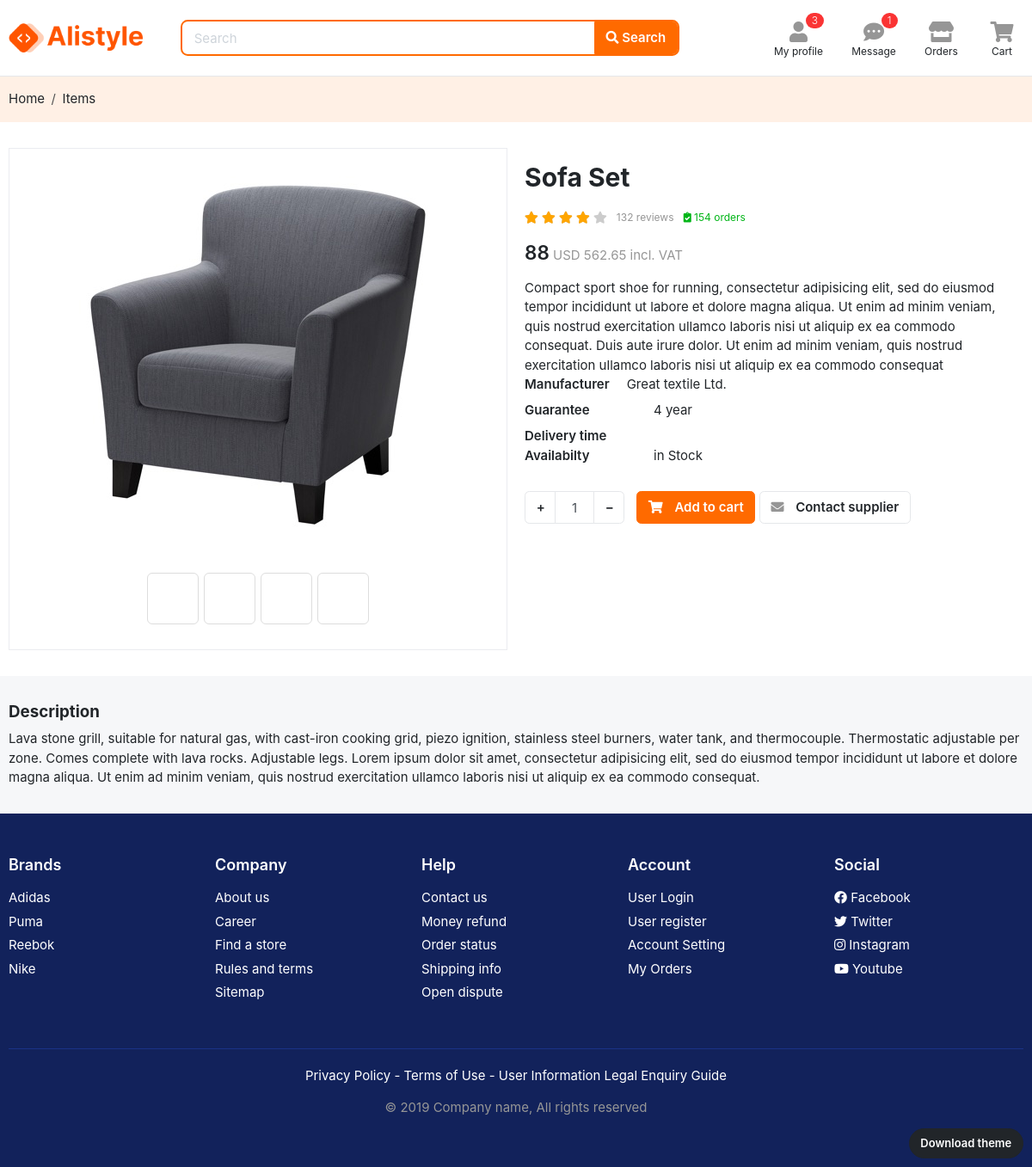
/store/home-and-kitchen/kitchen-furniture/sofa-set/, run on the app's committed database.
### app_product_store/models.py (models this page shows, shortened)
class Product(models.Model):
    product_name = models.CharField(max_length=255,unique=True)
    slug = models.SlugField(unique=True)
    image = models.ImageField(upload_to="photos/app_product",blank=True)
    brand = models.ForeignKey(Brand,on_delete=models.CASCADE)
    category = models.ForeignKey(Category,on_delete=models.CASCADE)
    stock = models.IntegerField()
    import_from = models.CharField(max_length=200)
    price = models.IntegerField()
    manufacture = models.CharField(max_length=255)
    is_available = models.BooleanField(default=True)
    offers = models.BooleanField(default=False)
    warrenty = models.IntegerField()
    offer_precentage = models.IntegerField()
    delivery_time = models.CharField(max_length=200,blank=True)
    img1 = models.ImageField(upload_to="photos/app_product",blank=True)
    img2 = models.ImageField(upload_to="photos/app_product",blank=True)
    img3 = models.ImageField(upload_to="photos/app_product",blank=True)
    img4 = models.ImageField(upload_to="photos/app_product",blank=True)
    desc = models.TextField()
    created_date = models.DateTimeField(auto_now_add=True)
    modified_date = models.DateTimeField(auto_now_add=True)

### app_product_store/views.py (the view)
# urls.py: path("<slug:brand_slug>/<slug:category_slug>/<slug:product_slug>/",views.product_details,name="product_details"),
def product_details(request, brand_slug, category_slug, product_slug):
    try:
        product_detail = get_object_or_404(Product, brand__slug = brand_slug, category__slug = category_slug, slug = product_slug)
    except Exception as e:
        raise e
    return render(request,"app_product_store/product_details.html",{
        "product_detail" : product_detail,
    })

### app_brands/context_processor.py (called while the page is built)
def menu_links_brand(request):
    links = Brand.objects.all()
    return dict(b_links = links)

### app_subcategory/context_processor.py (called while the page is built)
def menu_links(request):
    all_cat = Category.objects.all()
    links = Category.objects.all().filter(is_popular = True)[:3]
    return dict(links = links,all_cat = all_cat)

### templates/app_product_store/product_details.html (shortened to what this page needs)
{% extends "base.html" %}
{% load static %}
{% block content %}
<section class="py-3 bg-light">
    <div class="container">
      <ol class="breadcrumb">
          <li class="breadcrumb-item"><a href="{% url "home" %}">Home</a></li>
          <li class="breadcrumb-item"><a href="{% url "store" %}" aria-current="page">Items</li>
      </ol>
    </div>
  </section>
  <section class="section-content bg-white padding-y">
  <div class="container">
      <div class="row">
          <aside class="col-md-6">
  <div class="card">
  <article class="gallery-wrap">
      <div class="img-big-wrap">
        <div> <a href="#"><img src="{{product_detail.image.url}}"></a></div>
      </div>
      <div class="thumbs-wrap">
        {% if product_detail.img1 %}
        <a href="#" class="item-thumb"> <img src="{{product_detail.img1.url}}"></a>
        {% else %}
        <a href="#" class="item-thumb">
        {% endif %}
        {% if product_detail.img2 %}
        <a href="#" class="item-thumb"> <img src="{{product_detail.img2.url}}"></a>
        {% else %}
        <a href="#" class="item-thumb">
        {% endif %}
        {% if product_detail.img3 %}
        <a href="#" class="item-thumb"> <img src="{{product_detail.img3.url}}"></a>
        {% else %}
        <a href="#" class="item-thumb">
        {% endif %}
        {% if product_detail.img4 %}
        <a href="#" class="item-thumb"> <img src="{{product_detail.img4.url}}"></a>
        {% else %}
        <a href="#" class="item-thumb">
        {% endif %}
      </div>
  </article>
  </div>
          </aside>
          <main class="col-md-6">
  <article class="product-info-aside">
  <h2 class="title mt-3">{{product_detail.product_name}} </h2>
  <div class="rating-wrap my-3">
      <ul class="rating-stars">
          <li style="width:80%" class="stars-active">
              <i class="fa fa-star"></i> <i class="fa fa-star"></i>
              <i class="fa fa-star"></i> <i class="fa fa-star"></i>
          </li>
          <li>
              <i class="fa fa-star"></i> <i class="fa fa-star"></i>
              <i class="fa fa-star"></i> <i class="fa fa-star"></i>
              <i class="fa fa-star"></i>
          </li>
      </ul>
      <small class="label-rating text-muted">132 reviews</small>
      <small class="label-rating text-success"> <i class="fa fa-clipboard-check"></i> 154 orders </small>
  </div>
  <div class="mb-3">
      <var class="price h4">{{product_detail.price}}</var>
      <span class="text-muted">USD 562.65 incl. VAT</span>
  </div>
  <p>{{product_detail.desc}} </p>
  <dl class="row">
    <dt class="col-sm-3">Manufacturer</dt>
    <dd class="col-sm-9"><a href="#">{{product_detail.manufacture}}</a></dd>
    <dt class="col-sm-3">Guarantee</dt>
    <dd class="col-sm-9">{{product_detail.warrenty}} year</dd>
    <dt class="col-sm-3">Delivery time</dt>
    <dd class="col-sm-9">{{product_detail.delivery_time}}</dd>
    <dt class="col-sm-3">Availabilty</dt>
    {% if product_detail.stock <= 0  %}
    <dd class="col-sm-9">Out of stock</dd>
    {% else %}
    <dd class="col-sm-9">in Stock</dd>
    {% endif %}
  </dl>
      <div class="form-row  mt-4">
          <div class="form-group col-md flex-grow-0">
              <div class="input-group mb-3 input-spinner">
                <div class="input-group-prepend">
                  <button class="btn btn-light" type="button" id="button-plus"> + </button>
                </div>
                <input type="text" class="form-control" value="1">
                <div class="input-group-append">
                  <button class="btn btn-light" type="button" id="button-minus"> &minus; </button>
                </div>
              </div>
          </div>
          <div class="form-group col-md">
              <a href="{% url "add_cart" product_detail.id %}"  class="btn  btn-primary">
                  <i class="fas fa-shopping-cart"></i> <span class="text">Add to cart</span>
              </a>
              <a href="#" class="btn btn-light">
          <i class="fas fa-envelope"></i> <span class="text">Contact supplier</span>
              </a>
          </div>
      </div>
  </article>
          </main>
      </div>
  </div>
  </section>
  <section class="section-name padding-y bg">
  <div class="container">
  <div class="row">
      <div class="col-md-12">
          <h5 class="title-description">Description</h5>
          <p>
              Lava stone grill, suitable for natural gas, with cast-iron cooking grid, piezo ignition, stainless steel burners, water tank, and thermocouple. Thermostatic adjustable per zone. Comes complete with lava rocks. Adjustable legs. Lorem ipsum dolor sit amet, consectetur adipisicing elit, sed do eiusmod
              tempor incididunt ut labore et dolore magna aliqua. Ut enim ad minim veniam,
              quis nostrud exercitation ullamco laboris nisi ut aliquip ex ea commodo
              consequat.
          </p>
      </div>
      </div>
  </div>
  </section>
{% endblock content %}

### static/css/ui.css (style rules this page uses)
html { font-family:'Inter', sans-serif;font-size:15px }
.padding-y { padding-top:30px;padding-bottom:30px }
var { font-style:normal }
article:after,.form-group:after { display:block;clear:both;content:"" }
.bg { background-color:#f6f7f9 }
.bg-white { background-color:#fff }
p:last-child { margin-bottom:0 }
.btn-light { background-color:#fff;border-color:#e5e7ea }
.btn-light i { color:#969696 }
.btn i+.text { margin-left:10px }
dl[class="row"] { margin-bottom:0 }
.price { font-weight:600;color:#212529 }
.label-rating { margin-left:7px;display:inline-block;vertical-align:middle }
.rating-stars { display:inline-block;vertical-align:middle;list-style:none;margin:0;padding:0;position:relative;white-space:nowrap;clear:both }
.rating-stars i { font-size:14px;color:#ccc;display:inline }
.rating-stars li { display:block;text-overflow:clip;white-space:nowrap;z-index:1 }
.rating-stars li.stars-active { z-index:2;position:absolute;top:0;left:0;overflow:hidden }
.rating-stars li.stars-active i { color:orange }
.input-spinner { width:120px;-ms-flex-wrap:nowrap;flex-wrap:nowrap;display:-webkit-inline-box;display:-ms-inline-flexbox;display:inline-flex }
.input-spinner input.form-control { text-align:center;max-width:46px;-ms-flex-preferred-size:46px;flex-basis:46px;border-color:#e5e7ea;-webkit-box-flex:0;-ms-flex-positive:0;flex-grow:0 }
.input-spinner .btn { width:36px;text-align:center }
body { background-color:#f6f7f9 }
.gallery-wrap .img-big-wrap { margin-bottom:10px;border-radius:.37rem;overflow:hidden;background-color:#fff }
.gallery-wrap .img-big-wrap a { text-align:center;display:block }
.gallery-wrap .img-big-wrap img { height:480px;width:auto;display:inline-block;cursor:-webkit-zoom-in;cursor:zoom-in }
.gallery-wrap .thumbs-wrap { text-align:center;margin-bottom:20px }
.gallery-wrap .thumbs-wrap .item-thumb { width:60px;height:60px;border:1px solid #ddd;border-radius:6px;margin:3px;display:inline-block;overflow:hidden }

### data on the page
Product: image (picture), product_name "Sofa Set", price "88", desc "Compact sport shoe for running, consectetur adipisicing elit, sed do eiusmod tempor incididunt ut labore et dolore magna aliqua. Ut enim ad minim veniam, quis nostrud exercitation ullamco laboris nisi ut aliquip ex ea commodo consequat. Duis aute irure dolor. Ut enim ad minim veniam, quis nostrud exercitation ullamco laboris nisi ut aliquip ex ea commodo consequat", manufacture "Great textile Ltd.", warrenty "4"
